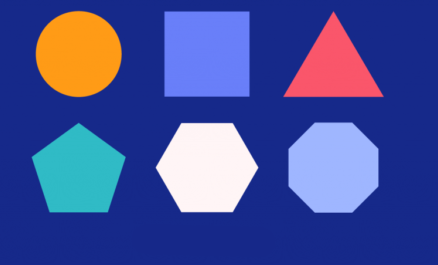
//> input picture Counter detection/shapes.png, 438 x 265 px
$ ./shapes_contours   (built with g++ and OpenCV 4)
//> lines starting //> are read from the running program, lines starting //| are printed output that depends on the picture; after the words box and inside, x2 and y2 are one past the last pixel; in counts of white or black regions, pixels touching at a corner belong together
#include <stdio.h>
#include <opencv2/opencv.hpp>
using namespace cv;
using namespace std;

void getContours(Mat input,Mat output)
{
    vector<vector<Point>> contours;
    vector<Vec4i> hierarchy;
    findContours(input,contours,hierarchy,RETR_EXTERNAL,CHAIN_APPROX_SIMPLE);
    vector<vector<Point>>conPoly(contours.size());
    vector<Rect> boundRect(contours.size());
    string objectType;
    for(int i=0;i<contours.size();i++){
        int area=contourArea(contours[i]);
        cout<< area<<endl;


        if (area>=1000){
            float peri=arcLength(contours[i],true);
            approxPolyDP(contours[i],conPoly[i],0.02*peri,true);
            cout<<conPoly[i].size()<<endl;
            drawContours(output,conPoly,i,Scalar(255,0,255),2);
            boundRect[i]=boundingRect(conPoly[i]);
            rectangle(output,boundRect[i].tl(),boundRect[i].br(),Scalar(0,255,0),2);

            int objCol=(int)conPoly[i].size();

            if (objCol==3){
                objectType="Triangle";
            }
            else if(objCol==4){
                objectType="Square";
            }
            else if(objCol==5){
                objectType="Pentagon";
            }
            else if(objCol==6){
                objectType="Hexagon";
            }

            else{
                objectType="Unknown";
            }

            putText(output,objectType,{boundRect[i].x+5,boundRect[i].y+boundRect[i].height+10},FONT_HERSHEY_COMPLEX,0.5,Scalar(0,0,255),2);

        }
    }

};


int main(){


    Mat blur;
    string path="C://Users//Lenovo//Downloads//shapes.png";
    Mat grey,edges,dilated;
    Mat image=imread(path);
//> image is the input picture: 265 rows x 438 cols, CV_8UC3; mean B, G, R 153.9, 81.1, 70.1
    // PREPROCESSING
    cvtColor(image,grey,COLOR_BGR2GRAY);
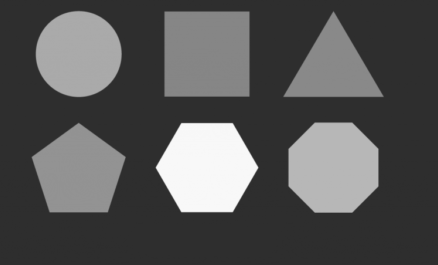
//> grey: 265 rows x 438 cols, CV_8UC1; min 45, max 248, mean 85.9
    GaussianBlur(grey,blur,Size(3,3),3,0);
    Canny(blur,edges,25,75);
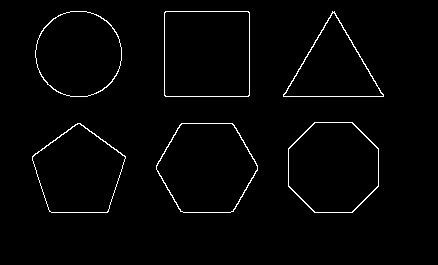
//> edges: 265 rows x 438 cols, CV_8UC1; 1.8% white in thin lines or dots, all inside (x1, y1, x2, y2) = (32, 11, 384, 213)

    Mat kernel=getStructuringElement(MORPH_RECT,Size(3,3));
    dilate(edges,dilated,kernel);
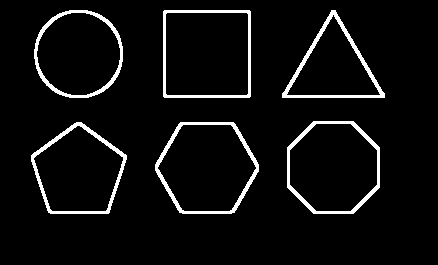
//> dilated: 265 rows x 438 cols, CV_8UC1; 5.5% white; 6 white regions

    getContours(dilated,image);
//> in getContours, `findContours(input,contours,hierarchy,RETR_EXTERNAL,CHAIN_APPROX_SIMPL..`: contours = 6 contours; box (x1, y1, x2, y2) and area: (163, 10, 251, 98) 7567, (155, 122, 259, 214) 7286, (287, 121, 380, 214) 7112, (31, 122, 127, 214) 6224, (34, 10, 123, 98) 6160, (282, 10, 385, 98) 4701
//> in getContours, `vector<vector<Point>>conPoly(contours.size());`: conPoly = 6 empty contours
//> the loop in getContours, `for(int i=0;i<contours.size();i++)` made 6 passes
//> (area, peri, objCol) on passes 1 to 6: (7286, 329.4, 6), (6224, 312.2, 5), (7112, 307.1, 8), (4701, 320.6, 3), (7567, 345.7, 4), (6160, 293.2, 8)
//| 7286
//| 6
//| 6224
//| 5
//| 7112
//| 8
//| 4701
//| 3
//| 7567
//| 4
//> (the first 10 of 12 printed lines)
//> pass 1, in getContours, `putText(output,objectType,{boundRect[i].x+5,boundRect[i].y+boundRect[i..`:
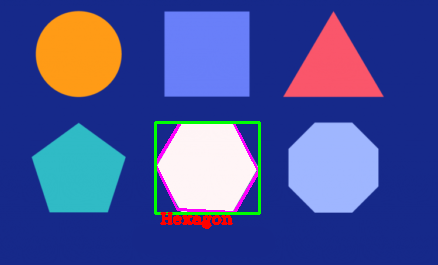
//> output: 265 rows x 438 cols, CV_8UC3; 2.09% of pixels changed, all inside (x1, y1, x2, y2) = (154, 121, 261, 229)
//> pass 2, in getContours, `putText(output,objectType,{boundRect[i].x+5,boundRect[i].y+boundRect[i..`:
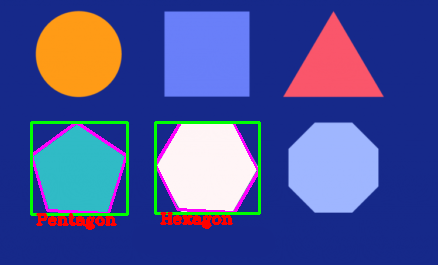
//> output: 265 rows x 438 cols, CV_8UC3; 2.18% of pixels changed, all inside (x1, y1, x2, y2) = (30, 121, 129, 230)
//> pass 3, in getContours, `putText(output,objectType,{boundRect[i].x+5,boundRect[i].y+boundRect[i..`:
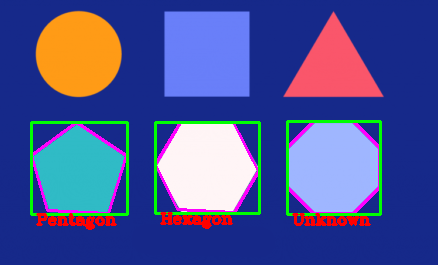
//> output: 265 rows x 438 cols, CV_8UC3; 1.91% of pixels changed, all inside (x1, y1, x2, y2) = (286, 120, 382, 226)
//> after the loop in getContours, `for(int i=0;i<contours.size();i++)`:
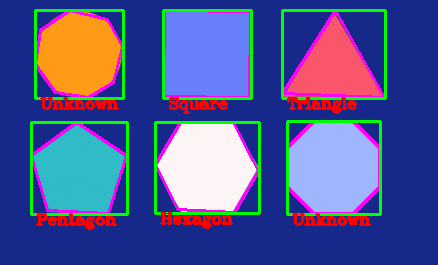
//> output: 265 rows x 438 cols, CV_8UC3; 5.71% of pixels changed, all inside (x1, y1, x2, y2) = (34, 9, 387, 114)
    imshow("Image",image);
    waitKey(0);
}
